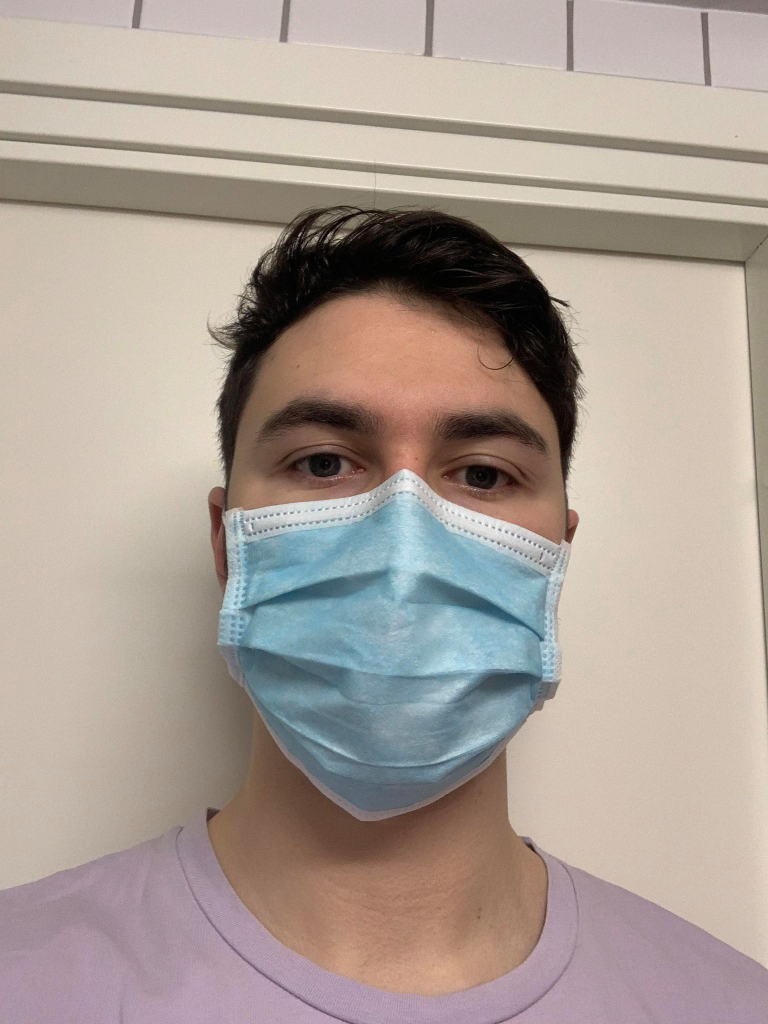
#> input picture src/real_pictures/mask/philip_mask.jpg, 1536 x 2048 px (shown at 1/2 size); its folder holds 2 pictures in this run
$ python logreg_real_pics_predict.py
#> lines starting #> are read from the running program, lines starting #| are printed output that depends on the picture
#Import modules
from skimage.transform import resize
from skimage.color import rgb2gray
import glob
import numpy as np
import matplotlib.pyplot as plt
import sklearn.linear_model as lm
from sklearn.utils import shuffle
import skimage.io

from utils import heatmap, accuracy

size=224

#Defining lists
real_pic_mask_list = []
real_pic_nomask_list = []

#Extract the images from the folders and makes them into 224x224 sizes for faster
#handling of the images.
for filename in glob.glob('real_pictures/mask/*.jpg'): #assuming gif
    im1=skimage.io.imread(filename)
#> im1 is the input picture: shape (2048, 1536, 3); mean R, G, B 171, 158.4, 149.9
    im1 = np.asarray(im1)
    im1 = resize(im1, (size, size), preserve_range=True, mode='constant')
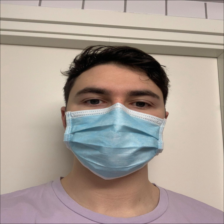
#> im1: shape (224, 224, 3) float64; mean R, G, B 170.6, 158, 149.6
    im1 /= 255.
    real_pic_mask_list.append(im1)
#> pass 2 of the loop `for filename in glob.glob('real_pictures/mask/*.jpg'):`:
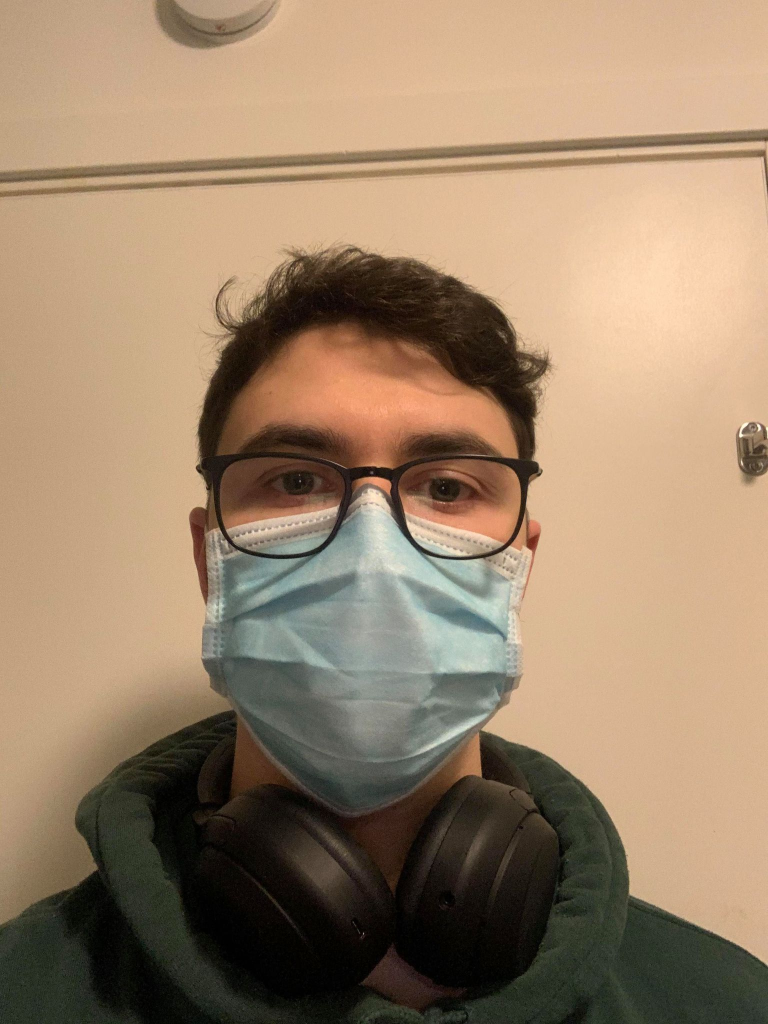
#> input picture src/real_pictures/mask/philip_mask2.jpg, 1536 x 2048 px (shown at 1/2 size)
#> im1 is the input picture: shape (2048, 1536, 3); mean R, G, B 155.1, 131.5, 106.2
#> `im1 = resize(im1, (size, size), preserve_range=True, mode='constant')`:
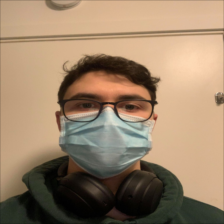
#> im1: shape (224, 224, 3) float64; mean R, G, B 154.7, 131.2, 106

for filename in glob.glob('real_pictures/without_mask/*.jpg'): #assuming gif
    im1=skimage.io.imread(filename)
    im1 = np.asarray(im1)
    im1 = resize(im1, (size, size), preserve_range=True, mode='constant')
    im1 /= 255.
    real_pic_nomask_list.append(im1)

#Saving the lists in arrays
X_real_pic_mask = np.asarray(real_pic_mask_list)
X_real_pic_nomask = np.asarray(real_pic_nomask_list)

#Load the data
#> (the run stopped early here; a loop or call above may not have finished)
